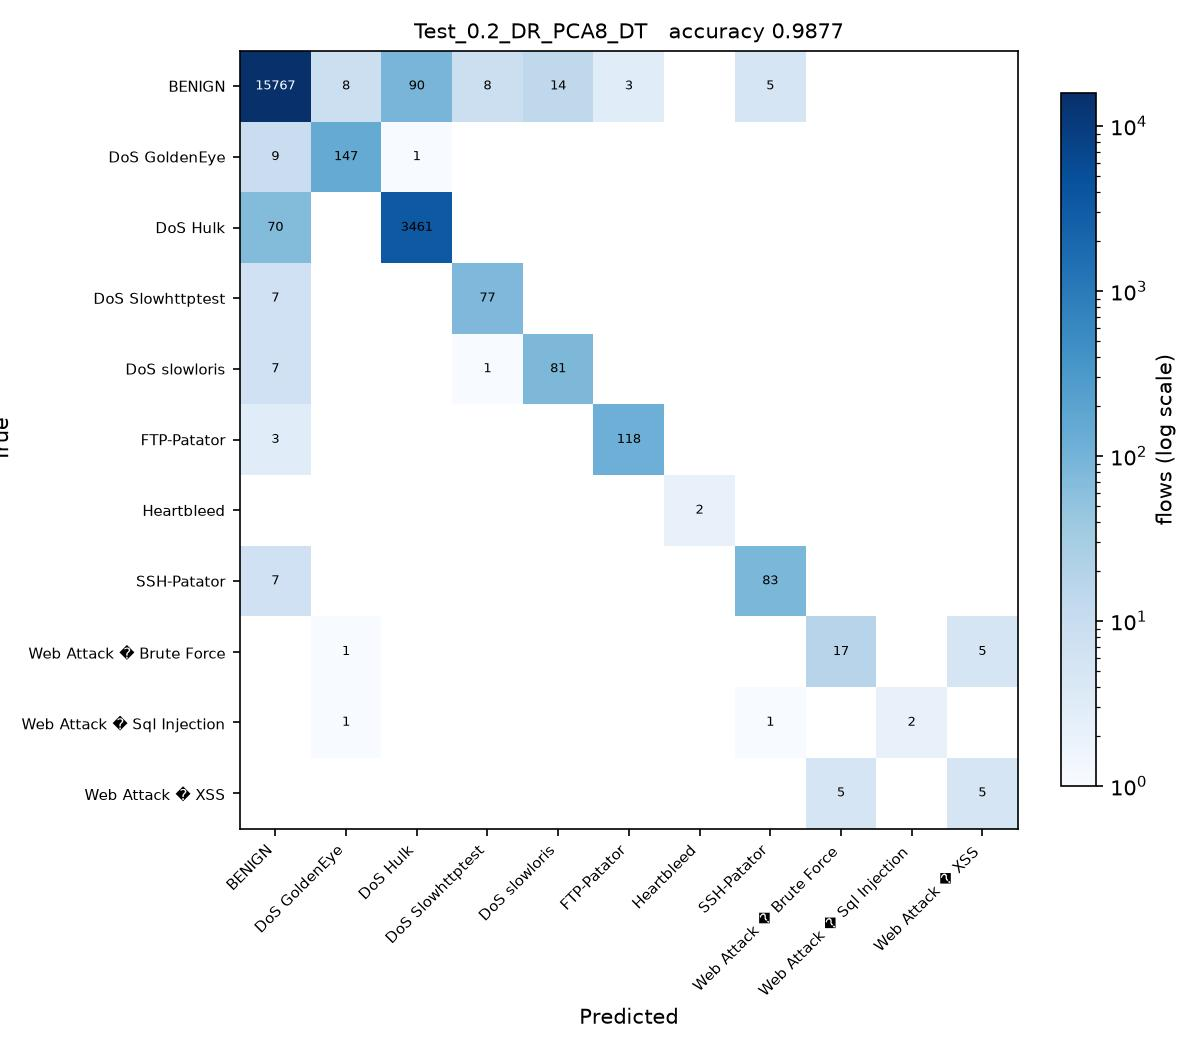

The script that saved this image:
# Test_0.2_DR_PCA8_DT.py
#
# Test size 0.2  |  PCA, 8 components  |  Decision Tree (sheet #6)
#
# This is SGDC_60_40.py with the changes marked CHANGE below and nothing else.

import os
from pathlib import Path

# CHANGE 1: find the folder holding the three CSV files and run from there, so
# the plain file names below resolve no matter where this script is started
# from or how deeply it sits inside the project folder.
HERE = Path(__file__).resolve().parent
for PROJECT in [HERE, *HERE.parents]:
    if (PROJECT / 'Tuesday-WorkingHours.pcap_ISCX.csv').exists():
        os.chdir(PROJECT)
        break
else:
    raise SystemExit('Put this folder inside the folder that holds the three '
                     'CIC-IDS2017 CSV files, then run the script again.')
import numpy as np
import pandas as pd

df1 = pd.read_csv('Tuesday-WorkingHours.pcap_ISCX.csv', low_memory=True)
df2 = pd.read_csv('Wednesday-workingHours.pcap_ISCX.csv', low_memory=True)
df3 = pd.read_csv('Thursday-WorkingHours-Morning-WebAttacks.pcap_ISCX.csv', low_memory=True)

dataset = pd.concat([df1, df2, df3], ignore_index=True)

dataset.columns = dataset.columns.str.strip()

# CHANGE 2: a stratified sample of 100000 flows, the same for every run. An RBF
# SVM on all 1.3 million flows would take about an hour per script.
# At least 50 flows of every class are kept.
label = dataset.columns[-1]
dataset = pd.concat(
    [g.sample(n=min(len(g), max(50, round(100000 * len(g) / len(dataset)))), random_state=0)
     for _, g in dataset.groupby(label)],
    ignore_index=True
)

X = dataset.iloc[:, :-1]
y = dataset.iloc[:, -1]

X = X.apply(pd.to_numeric, errors='coerce')

X.replace([np.inf, -np.inf], np.nan, inplace=True)

from sklearn.impute import SimpleImputer

imputer = SimpleImputer(missing_values=np.nan, strategy='mean')
X = imputer.fit_transform(X)

from sklearn.preprocessing import LabelEncoder

labelencoder_y = LabelEncoder()
y = labelencoder_y.fit_transform(y)

from sklearn.model_selection import train_test_split

X_train, X_test, y_train, y_test = train_test_split(
    X,
    y,
    test_size=0.2,   # CHANGE 3: test size
    random_state=0,
    stratify=y
)

# CHANGE 4: PCA, from PCA_LDA_KErnel_PCA_CODE.pdf (fit only on training data)
from sklearn.decomposition import PCA

pca = PCA(n_components=8)
X_train = pca.fit_transform(X_train)
X_test = pca.transform(X_test)

# CHANGE 5: Decision Tree (sheet #6) in place of SGDClassifier
from sklearn.tree import DecisionTreeClassifier

classifier = DecisionTreeClassifier(
    criterion='entropy',
    random_state=0
)

classifier.fit(X_train, y_train)

y_pred = classifier.predict(X_test) 

from sklearn.metrics import confusion_matrix
from sklearn.metrics import accuracy_score
from sklearn.metrics import precision_score
from sklearn.metrics import recall_score
from sklearn.metrics import f1_score
from sklearn.metrics import classification_report

cm = confusion_matrix(y_test, y_pred)

print("Confusion Matrix:\n")
print(cm)

print("\nAccuracy : {:.4f}".format(accuracy_score(y_test, y_pred)))
print("\nPrecision : {:.4f}".format(precision_score(y_test, y_pred, average='weighted')))
print("\nRecall : {:.4f}".format(recall_score(y_test, y_pred, average='weighted')))
print("\nF1 Score : {:.4f}".format(f1_score(y_test, y_pred, average='weighted')))

print("\nClassification Report:\n")
print(classification_report(y_test, y_pred))

# CHANGE 6: save the confusion matrix as Test_0.2_DR_PCA8_DT.jpg and record the result
import matplotlib
matplotlib.use('Agg')
import matplotlib.pyplot as plt
from matplotlib.colors import LogNorm

here = HERE                     # the folder this script sits in
names = [str(c) for c in labelencoder_y.classes_]
fig, ax = plt.subplots(figsize=(8, 7))
im = ax.imshow(cm, cmap='Blues', norm=LogNorm(vmin=1))
ax.set_xticks(range(len(names)), names, rotation=45, ha='right', fontsize=7)
ax.set_yticks(range(len(names)), names, fontsize=7)
ax.set_xlabel('Predicted')
ax.set_ylabel('True')
ax.set_title('Test_0.2_DR_PCA8_DT   accuracy {:.4f}'.format(accuracy_score(y_test, y_pred)), fontsize=10)
for i in range(cm.shape[0]):
    for j in range(cm.shape[1]):
        if cm[i, j]:
            ax.text(j, i, cm[i, j], ha='center', va='center', fontsize=6,
                    color='white' if cm[i, j] > cm.max() / 3 else 'black')
fig.colorbar(im, ax=ax, fraction=0.04, label='flows (log scale)')
fig.tight_layout()
fig.savefig(here / 'Test_0.2_DR_PCA8_DT.jpg', dpi=150)
plt.close(fig)

row = pd.DataFrame([{
    'Test': 0.2, 'DR': 'PCA8', 'Clas': 'DT',
    'Acc': round(accuracy_score(y_test, y_pred), 4),
    'Pre': round(precision_score(y_test, y_pred, average='weighted'), 4),
    'Rec': round(recall_score(y_test, y_pred, average='weighted'), 4),
    'F1': round(f1_score(y_test, y_pred, average='weighted'), 4),
    'script': 'Test_0.2_DR_PCA8_DT',
}])
out = PROJECT / 'results' / '75_runs_pca.csv'
out.parent.mkdir(exist_ok=True)
if out.exists():
    old = pd.read_csv(out)
    row = pd.concat([old[old['script'] != 'Test_0.2_DR_PCA8_DT'], row], ignore_index=True)
row.to_csv(out, index=False)
